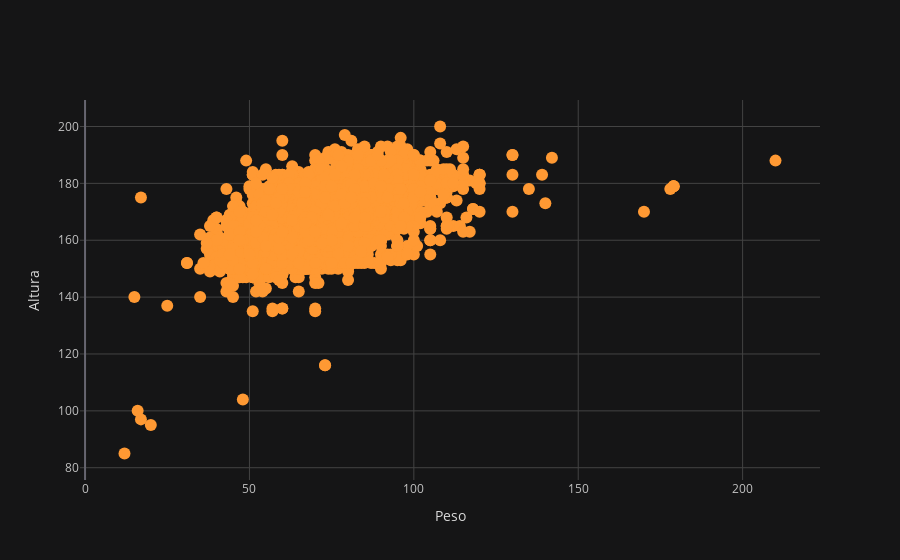

The notebook cell this image was saved under:
### Code cell
#Grafica el peso y la altura de wh con cufflinks

wh.iplot(kind='scatter', x='weight', y='height', mode='markers', xTitle='Peso', yTitle='Altura')

### Figure 1 — Plotly figure (JSON) as saved in the notebook; plotly's stock layout.template omitted (floating-point values rounded to 4 significant figures; data arrays with more than 128 entries replaced by an {"elided": "..."} marker saying what was removed)
{"data": [{"line": {"color": "rgba(255, 153, 51, 1.0)", "dash": "solid", "shape": "linear", "width": 1.3}, "marker": {"size": 12, "symbol": "circle"}, "mode": "markers", "name": "height", "text": "", "type": "scatter", "x": {"elided": "4700 int values"}, "y": {"elided": "4700 int values"}}], "layout": {"legend": {"bgcolor": "#151516", "font": {"color": "#D9D9D9"}}, "paper_bgcolor": "#151516", "plot_bgcolor": "#151516", "title": {"font": {"color": "#D9D9D9"}}, "xaxis": {"gridcolor": "#434343", "showgrid": true, "tickfont": {"color": "#C2C2C2"}, "title": {"font": {"color": "#D9D9D9"}, "text": "Peso"}, "zerolinecolor": "#666570"}, "yaxis": {"gridcolor": "#434343", "showgrid": true, "tickfont": {"color": "#C2C2C2"}, "title": {"font": {"color": "#D9D9D9"}, "text": "Altura"}, "zerolinecolor": "#666570"}}}
